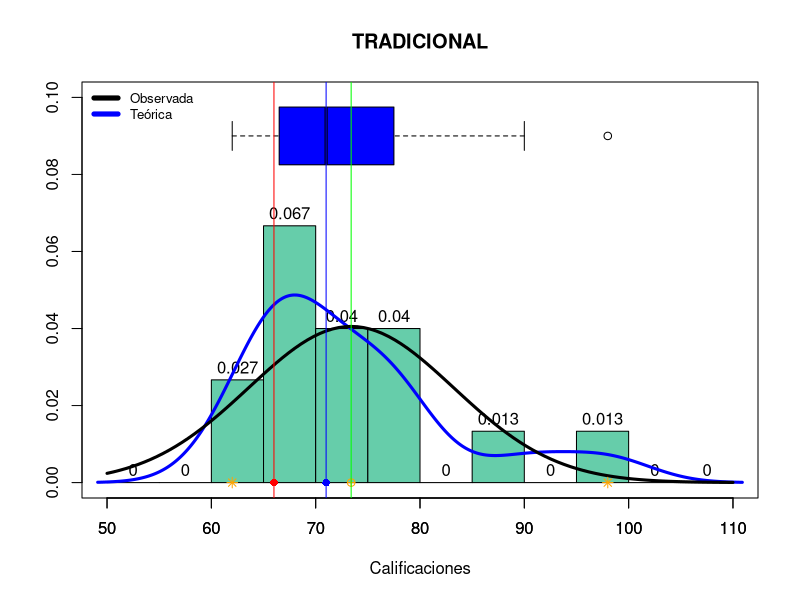

Generate this figure with R:
intervalos <- seq(from = 50, to = 110, by = 5) 
data = c(88, 95, 92, 97, 96, 97, 95, 86, 91, 95, 97, 88, 85, 76, 68)
data = c(65, 67, 70, 77, 78, 78, 80, 76, 71, 75, 87, 78, 88, 90, 98)
data = c(65, 67, 72, 77, 66, 78, 62, 66, 71, 75, 68, 78, 68, 90, 98)
hist(data,  breaks = intervalos,freq = F, ylim = c(0, 0.1), xlim = c(50, 110),main='TRADICIONAL', xlab='Calificaciones', ylab = NULL, col = "aquamarine3",border = "black", labels = TRUE)
boxplot(data, horizontal=TRUE,boxwex=0.03, at=0.09,  add=TRUE, axes=TRUE,col=c("blue","green","blue"))
#medias <- c(mean(data),0.01)
lines(density(data), ylim = c(0, 1),xlim = c(3, 120), lwd = 3,col="blue")
curve(dnorm(x, mean(data), sd(data)), lwd = 3, col = "black", add = T)
legend("topleft", c("Observada", "Teórica"),lty = 1, lwd = 5, col = c("black", "blue"), bty = "n", cex = 0.8)
getmode <- function(v) {
 uniqv <- unique(v)
 uniqv[which.max(tabulate(match(v, uniqv)))]
}
mode <- getmode(data)
#print(length(data))
#print(3.322+log(length(data)))
print(mean(data))
print(median(data))
print(mode)
print(quantile(data))
v=0.0
points(min(data),v,pch=8,col="orange")
points(max(data),v,pch=8,col="orange")
points(mode,v,pch=16,col="red")#moda
points(mean(data),v,pch=10, col='orange')#media
points(median(data),v,pch=16,col="blue")#mediana
abline(v=mean(data), col="green")
abline(v=median(data), col="blue")
abline(v=mode, col="red")